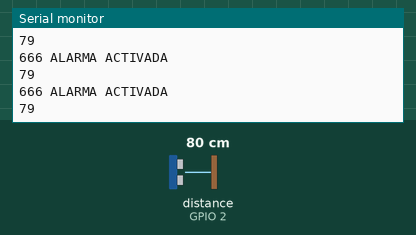
Recording of a sketch running on a simulated ESP32. Shown: the last lines printed to the serial monitor. Wiring (inferred from the names in the program): ultrasonic range finder: trigger GPIO 15; echo GPIO 2. The inputs (shaded band) are chosen by the test bench; at power-on: distance to the obstacle (sensor on GPIO 2) 80 cm. The echo pulse lasts 58.3 µs per cm; WiFi joins after 1.5 s; servers stay silent unless stated.

Above: at 2.7 s.
2.8 s: distance to the obstacle (sensor on GPIO 2) set to 2 cm
At 3.3 s:
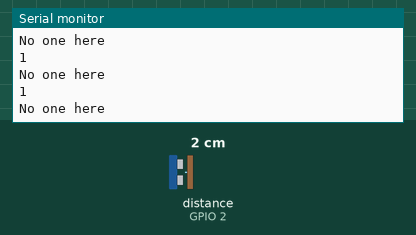
4.3 s: distance to the obstacle (sensor on GPIO 2) set to 4 cm
At 4.8 s:
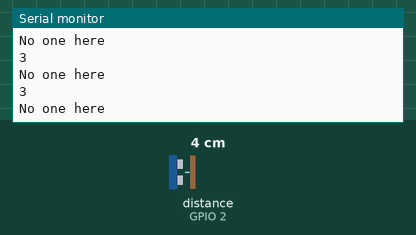
Timing chart, 0 to 7.3 s (numbered marks = the images above; inputs shaded):
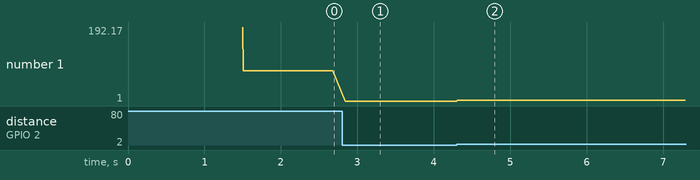

Measured:
- after the input at 2.8 s, the serial monitor: prints a new line at once (image 1)
- after the input at 4.3 s, the serial monitor: prints a new line at once (image 2)
- plotted number 1: 79 → 1 after the input at 2.8 s, 1 → 3 after the input at 4.3 s

The sketch:

sketch_nov02a_-_copia.ino
```cpp
#include <WiFi.h>
#include "FirebaseESP32.h"

#define ONBOARD_LED  2
const float Trigger = 15;   //Pin digital 2 para el Trigger del sensor
const float Echo = 2;   //Pin digital 3 para el Echo del sensor
int t;
int d;
bool last;


FirebaseData firebaseData;

              //Internet connection
              const char* ssid = "INFINITUM027B";
              const char* password =  "3962030244";

              void connectWifi() {
                // Let us connect to WiFi
                WiFi.begin(ssid, password);
                while (WiFi.status() != WL_CONNECTED) {
                  delay(500);
                  Serial.print(".");
                }
                Serial.println(".......");
                Serial.println("WiFi Connected....IP Address:");
                Serial.println(WiFi.localIP());
              }


void setup() {
  pinMode(ONBOARD_LED,OUTPUT);
  connectWifi();
  Serial.begin(9600);//iniciailzamos la comunicación
  pinMode(Trigger, OUTPUT); //pin como salida
  pinMode(Echo, INPUT);  //pin como entrada
  digitalWrite(Trigger, LOW);//Inicializamos el pin con 0
  digitalWrite(ONBOARD_LED, LOW);
  Firebase.begin("https://haboots-86f0b.firebaseio.com/", "d55wKLxhubCdxT7WJpxGu7TCr0b4LPq6PIfXeXOC");
  last = false;
}

void loop()
{
    digitalWrite(ONBOARD_LED, HIGH);
    digitalWrite(Trigger, HIGH);
    delayMicroseconds(10);          //Enviamos un pulso de 10us
    digitalWrite(Trigger, LOW);

    t = pulseIn(Echo, HIGH); //obtenemos el ancho del pulso
    d = t/59;
    Serial.println(d);

   if (d>9 && d<=90) //si la distancia es mayosr
   {
      Firebase.reconnectWiFi(true);
      if(last == true)
      {
               if(Firebase.setInt(firebaseData, "/Alarm", 666))
                {
                 Serial.println("666 ALARMA ACTIVADA"); //Success


                }else
                {
                 //Failed?, get the error reason from firebaseData

                 Serial.print("Error in setInt, ");
                 Serial.println(firebaseData.errorReason());
                }
      }
      last = true;
    }else
    {
    Serial.println("No one here");
    last = false;
    }


delay(10);
}
```
